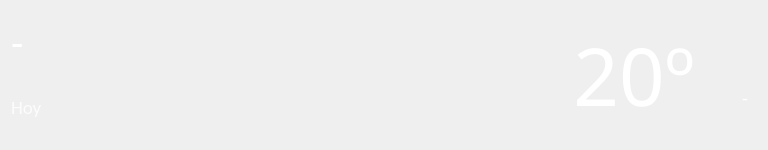
               <widget class="QWidget" name="weather_main" native="true">
                <layout class="QGridLayout" name="gridLayout_14">
                 <item row="0" column="0">
                  <widget class="QWidget" name="city_date" native="true">
                   <layout class="QGridLayout" name="gridLayout_15">
                    <property name="leftMargin">
                     <number>0</number>
                    </property>
                    <property name="topMargin">
                     <number>0</number>
                    </property>
                    <property name="rightMargin">
                     <number>0</number>
                    </property>
                    <property name="bottomMargin">
                     <number>0</number>
                    </property>
                    <property name="spacing">
                     <number>0</number>
                    </property>
                    <item row="0" column="0">
                     <widget class="QLabel" name="city">
                      <property name="font">
                       <font>
                        <family>Calibri</family>
                        <pointsize>30</pointsize>
                        <weight>50</weight>
                        <bold>false</bold>
                        <stylestrategy>PreferAntialias</stylestrategy>
                       </font>
                      </property>
                      <property name="toolTip">
                       <string/>
                      </property>
                      <property name="styleSheet">
                       <string notr="true">QLabel{
	color:rgb(255, 255, 255);
}
</string>
                      </property>
                      <property name="text">
                       <string>-</string>
                      </property>
                      <property name="alignment">
                       <set>Qt::AlignLeading|Qt::AlignLeft|Qt::AlignVCenter</set>
                      </property>
                     </widget>
                    </item>
                    <item row="1" column="0">
                     <widget class="QLabel" name="date">
                      <property name="font">
                       <font>
                        <family>Calibri</family>
                        <pointsize>14</pointsize>
                       </font>
                      </property>
                      <property name="styleSheet">
                       <string notr="true">color:rgba(255, 255, 255, 200);
</string>
                      </property>
                      <property name="text">
                       <string>Hoy</string>
                      </property>
                      <property name="alignment">
                       <set>Qt::AlignLeading|Qt::AlignLeft|Qt::AlignVCenter</set>
                      </property>
                     </widget>
                    </item>
                   </layout>
                  </widget>
                 </item>
                 <item row="0" column="2">
                  <widget class="QWidget" name="weather_tiny" native="true">
                   <layout class="QGridLayout" name="gridLayout_11">
                    <item row="0" column="0">
                     <widget class="QLabel" name="temp">
                      <property name="font">
                       <font>
                        <family>Dosis</family>
                        <pointsize>60</pointsize>
                        <weight>50</weight>
                        <italic>false</italic>
                        <bold>false</bold>
                       </font>
                      </property>
                      <property name="toolTip">
                       <string>Temperatura actual</string>
                      </property>
                      <property name="styleSheet">
                       <string notr="true">QLabel{
	color:rgb(255, 255, 255);
}
</string>
                      </property>
                      <property name="text">
                       <string>20º</string>
                      </property>
                      <property name="alignment">
                       <set>Qt::AlignCenter</set>
                      </property>
                     </widget>
                    </item>
                    <item row="0" column="1">
                     <layout class="QGridLayout" name="gridLayout_9">
                      <property name="verticalSpacing">
                       <number>0</number>
                      </property>
                      <item row="0" column="0" alignment="Qt::AlignRight">
                       <widget class="QLabel" name="weather_icon">
                        <property name="minimumSize">
                         <size>
                          <width>47</width>
                          <height>47</height>
                         </size>
                        </property>
                        <property name="maximumSize">
                         <size>
                          <width>60</width>
                          <height>47</height>
                         </size>
                        </property>
                        <property name="text">
                         <string/>
                        </property>
                        <property name="pixmap">
                         <pixmap>weather_img/img/daily_forecast_cloudy.png</pixmap>
                        </property>
                        <property name="scaledContents">
                         <bool>false</bool>
                        </property>
                        <property name="alignment">
                         <set>Qt::AlignRight|Qt::AlignTrailing|Qt::AlignVCenter</set>
                        </property>
                       </widget>
                      </item>
                      <item row="1" column="0">
                       <widget class="QLabel" name="weather_descrip">
                        <property name="font">
                         <font>
                          <family>Calibri</family>
                          <pointsize>14</pointsize>
                         </font>
                        </property>
                        <property name="toolTip">
                         <string>Estado del clima</string>
                        </property>
                        <property name="styleSheet">
                         <string notr="true">QLabel{
	color:rgb(255, 255, 255);
}
</string>
                        </property>
                        <property name="text">
                         <string>-</string>
                        </property>
                        <property name="scaledContents">
                         <bool>true</bool>
                        </property>
                        <property name="alignment">
                         <set>Qt::AlignRight|Qt::AlignTrailing|Qt::AlignVCenter</set>
                        </property>
                        <property name="wordWrap">
                         <bool>true</bool>
                        </property>
                       </widget>
                      </item>
                     </layout>
                    </item>
                   </layout>
                  </widget>
                 </item>
                 <item row="0" column="1">
                  <spacer name="horizontalSpacer_5">
                   <property name="orientation">
                    <enum>Qt::Horizontal</enum>
                   </property>
                   <property name="sizeHint" stdset="0">
                    <size>
                     <width>516</width>
                     <height>20</height>
                    </size>
                   </property>
                  </spacer>
                 </item>
                </layout>
               </widget>
